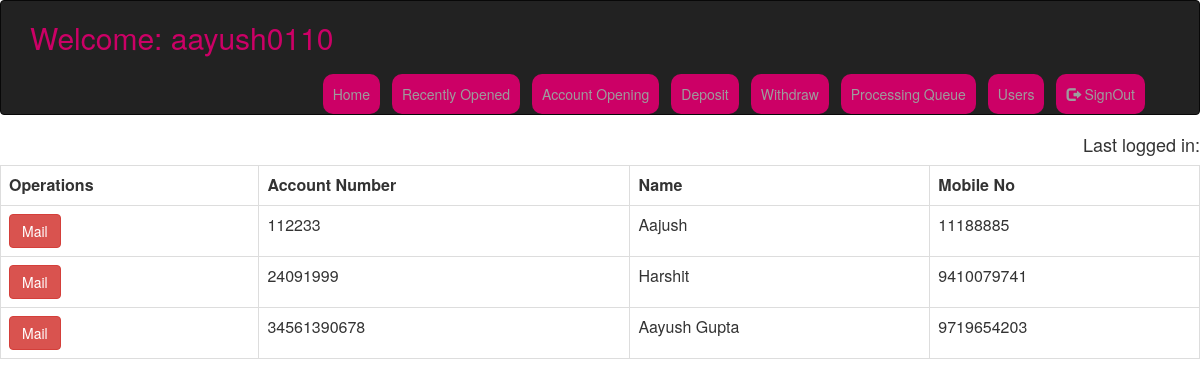
Screenshot of /premail.php (signed in) with the database file from the repository.
### tables this page shows
CREATE TABLE `account` (
  `a_uname` varchar(200) NOT NULL,
  `dob` date NOT NULL,
  `father` varchar(200) NOT NULL,
  `mother` varchar(200) NOT NULL,
  `aadhar` bigint(20) NOT NULL,
  `number` bigint(20) NOT NULL,
  `a_no` bigint(20) NOT NULL,
  `a_bal` bigint(20) NOT NULL,
  `username` varchar(200) NOT NULL,
  `password` varchar(200) NOT NULL,
  `time` datetime NOT NULL,
  `a_type` varchar(10) NOT NULL,
  `a_opendate` date NOT NULL
);

### premail.php (the view)
<link rel="stylesheet" href="bootstrap-3.3.6-dist/css/bootstrap.css" />
<?php
include"chead.php";
include"connect.php";
  $res= mysqli_query($con,"select * from account")or die(mysqli_error());
?>
<table class="table table-bordered table-bordered table-hover">
 <tr>
   <th>Operations</th><th>Account Number</th><th>Name</th><th>Mobile No</th>
 </tr>
  <?php while($row=mysqli_fetch_array($res)){?>
     <tr>
     <td><button type="button" class="btn btn-danger"><a href="mail.php?account=<?php echo $row[6];?>" style="color:#FFF;">Mail</a></button></td>
     <td><?php echo $row[6];?></td>
     <td><?php echo $row[0];?></td>
     <td><?php echo $row[5];?></td>
     </tr>
  <?php }?>
</table>
</body>
</html>

### rows the page displays
account: a_no "112233", a_uname "Aajush", number "11188885"
account: a_no "24091999", a_uname "Harshit", number "9410079741"
account: a_no "34561390678", a_uname "Aayush Gupta", number "9719654203"

### other values shown
$_SESSION['my'] "aayush0110"
